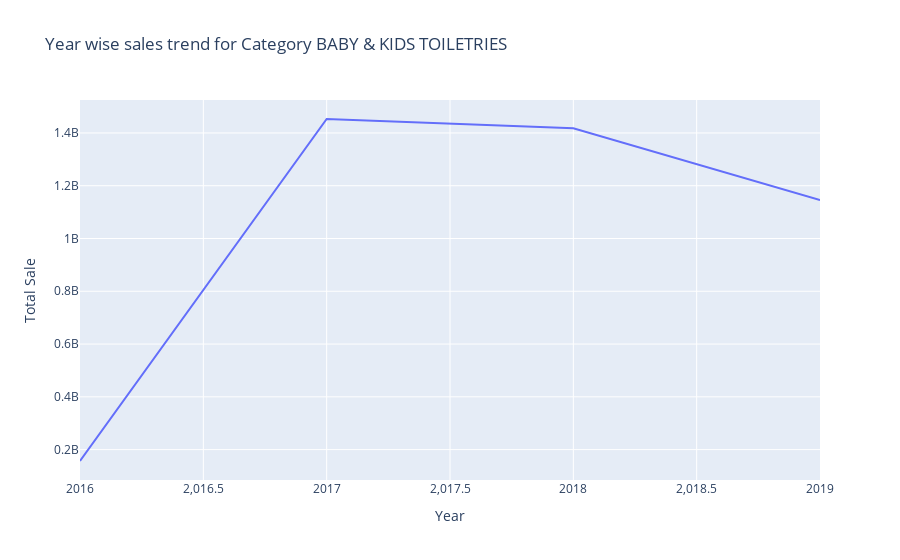
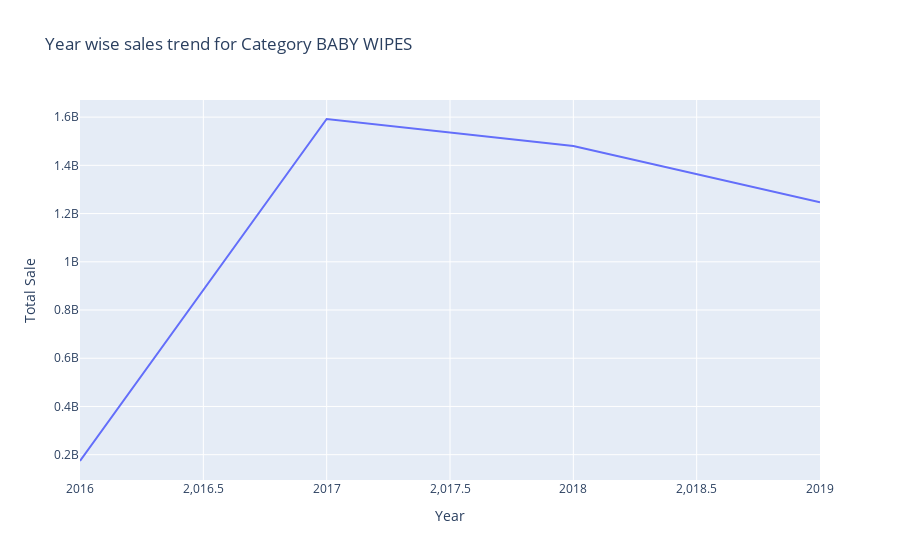

The notebook cell saved with these charts, in order:
### Markdown cell above
## Trend Analysis Category wise based on Years

### Code cell
sale_trend_analysis(df,time_based_column = 'Year',column_based = "Category")

### Figure 1 — Plotly figure (JSON) as saved in the notebook; plotly's stock layout.template omitted (floating-point values rounded to 4 significant figures)
{"data": [{"hovertemplate": "Year=%{x}<br>Total Sale=%{y}<extra></extra>", "legendgroup": "", "line": {"color": "#636efa", "dash": "solid"}, "marker": {"symbol": "circle"}, "mode": "lines", "name": "", "orientation": "v", "showlegend": false, "type": "scatter", "x": [2016, 2017, 2018, 2019], "xaxis": "x", "y": [156800000.0, 1453000000.0, 1417000000.0, 1145322180], "yaxis": "y"}], "layout": {"legend": {"tracegroupgap": 0}, "title": {"text": "Year wise sales trend for Category BABY & KIDS TOILETRIES"}, "xaxis": {"anchor": "y", "domain": [0, 1], "title": {"text": "Year"}}, "yaxis": {"anchor": "x", "domain": [0, 1], "title": {"text": "Total Sale"}}}}

### Figure 2 — Plotly figure (JSON) as saved in the notebook; plotly's stock layout.template omitted (floating-point values rounded to 4 significant figures)
{"data": [{"hovertemplate": "Year=%{x}<br>Total Sale=%{y}<extra></extra>", "legendgroup": "", "line": {"color": "#636efa", "dash": "solid"}, "marker": {"symbol": "circle"}, "mode": "lines", "name": "", "orientation": "v", "showlegend": false, "type": "scatter", "x": [2016, 2017, 2018, 2019], "xaxis": "x", "y": [173795816, 1592000000.0, 1480581912, 1247000000.0], "yaxis": "y"}], "layout": {"legend": {"tracegroupgap": 0}, "title": {"text": "Year wise sales trend for Category BABY WIPES"}, "xaxis": {"anchor": "y", "domain": [0, 1], "title": {"text": "Year"}}, "yaxis": {"anchor": "x", "domain": [0, 1], "title": {"text": "Total Sale"}}}}
